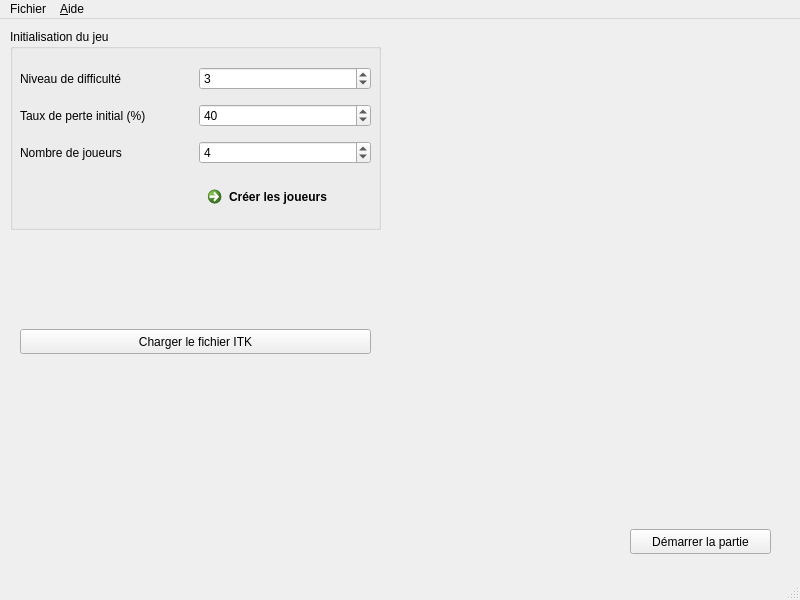
<?xml version="1.0" encoding="UTF-8"?>
<ui version="4.0">
 <class>mainwindow</class>
 <widget class="QMainWindow" name="mainwindow">
  <property name="geometry">
   <rect>
    <x>0</x>
    <y>0</y>
    <width>800</width>
    <height>600</height>
   </rect>
  </property>
  <property name="windowTitle">
   <string>Course contre la mouche</string>
  </property>
  <property name="locale">
   <locale language="French" country="France"/>
  </property>
  <widget class="QWidget" name="centralwidget">
   <widget class="QPushButton" name="pushButton">
    <property name="geometry">
     <rect>
      <x>630</x>
      <y>510</y>
      <width>141</width>
      <height>25</height>
     </rect>
    </property>
    <property name="text">
     <string>Démarrer la partie</string>
    </property>
   </widget>
   <widget class="QGroupBox" name="groupBox">
    <property name="geometry">
     <rect>
      <x>10</x>
      <y>10</y>
      <width>371</width>
      <height>201</height>
     </rect>
    </property>
    <property name="title">
     <string>Initialisation du jeu</string>
    </property>
    <widget class="QWidget" name="gridLayoutWidget">
     <property name="geometry">
      <rect>
       <x>10</x>
       <y>30</y>
       <width>351</width>
       <height>115</height>
      </rect>
     </property>
     <layout class="QGridLayout" name="gridLayout">
      <item row="3" column="1">
       <widget class="QSpinBox" name="spinBox_nombreDeJoueurs">
        <property name="minimum">
         <number>2</number>
        </property>
        <property name="maximum">
         <number>10</number>
        </property>
        <property name="singleStep">
         <number>1</number>
        </property>
        <property name="value">
         <number>4</number>
        </property>
       </widget>
      </item>
      <item row="2" column="0">
       <widget class="QLabel" name="label_3">
        <property name="text">
         <string>Taux de perte initial (%)</string>
        </property>
       </widget>
      </item>
      <item row="2" column="1">
       <widget class="QSpinBox" name="spinBox_tauxDePerteInit">
        <property name="maximum">
         <number>100</number>
        </property>
        <property name="value">
         <number>40</number>
        </property>
       </widget>
      </item>
      <item row="3" column="0">
       <widget class="QLabel" name="label_4">
        <property name="text">
         <string>Nombre de joueurs</string>
        </property>
       </widget>
      </item>
      <item row="1" column="0">
       <widget class="QLabel" name="label">
        <property name="text">
         <string>Niveau de difficulté</string>
        </property>
       </widget>
      </item>
      <item row="1" column="1">
       <widget class="QSpinBox" name="spinBox_niveauDifficulte">
        <property name="value">
         <number>3</number>
        </property>
       </widget>
      </item>
     </layout>
    </widget>
    <widget class="QCommandLinkButton" name="commandLinkButton_creerJoueurs">
     <property name="geometry">
      <rect>
       <x>190</x>
       <y>150</y>
       <width>172</width>
       <height>41</height>
      </rect>
     </property>
     <property name="text">
      <string>Créer les joueurs</string>
     </property>
    </widget>
   </widget>
   <widget class="QPushButton" name="pushButton_2">
    <property name="geometry">
     <rect>
      <x>20</x>
      <y>310</y>
      <width>351</width>
      <height>25</height>
     </rect>
    </property>
    <property name="text">
     <string>Charger le fichier ITK</string>
    </property>
    <property name="icon">
     <iconset theme="text-x-generic">
      <normaloff>.</normaloff>.</iconset>
    </property>
   </widget>
  </widget>
  <widget class="QMenuBar" name="menubar">
   <property name="geometry">
    <rect>
     <x>0</x>
     <y>0</y>
     <width>800</width>
     <height>22</height>
    </rect>
   </property>
   <widget class="QMenu" name="menu_File">
    <property name="title">
     <string>Fichier</string>
    </property>
    <addaction name="actionQuitter_le_jeu"/>
   </widget>
   <widget class="QMenu" name="menu_Aide">
    <property name="title">
     <string>&amp;Aide</string>
    </property>
    <addaction name="action_propos"/>
   </widget>
   <addaction name="menu_File"/>
   <addaction name="menu_Aide"/>
  </widget>
  <widget class="QStatusBar" name="statusbar"/>
  <action name="action_propos">
   <property name="text">
    <string>à propos</string>
   </property>
  </action>
  <action name="actionQuitter_le_jeu">
   <property name="text">
    <string>Quitter le jeu</string>
   </property>
  </action>
 </widget>
 <resources/>
 <connections/>
</ui>
